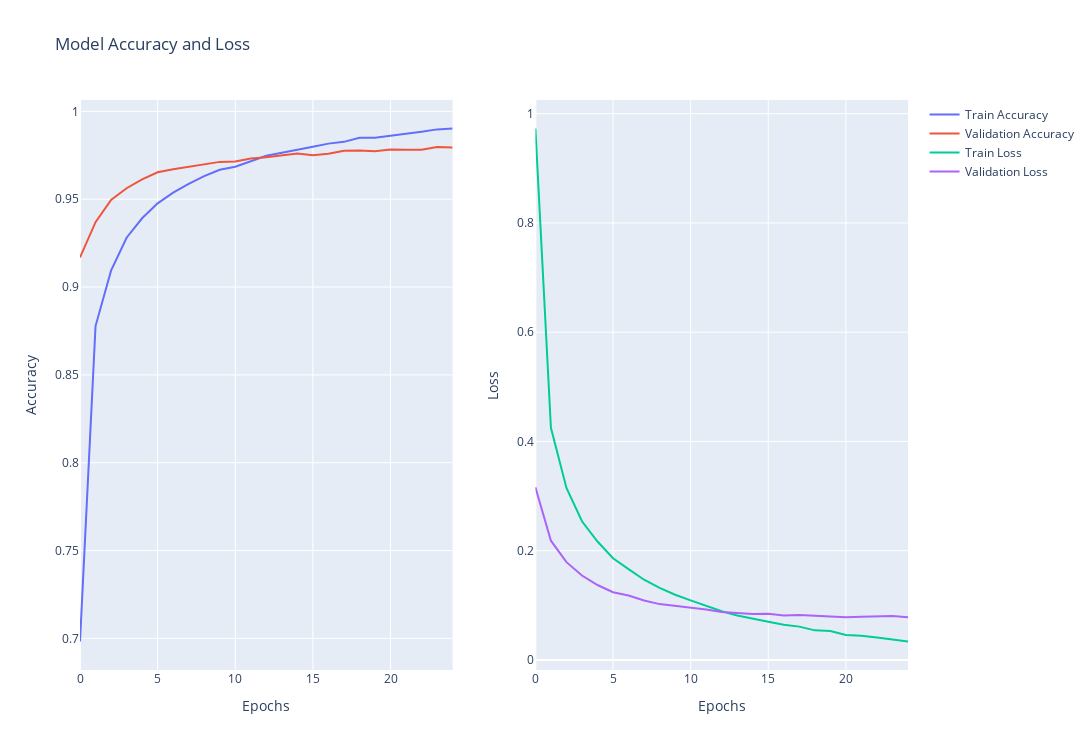

Here is the notebook cell this chart was saved with:
### Code cell
fig = make_subplots(rows=1, cols=2)

fig.add_trace(go.Scatter(y=history.history["accuracy"], mode='lines', name='Train Accuracy'), row=1, col=1)
fig.add_trace(go.Scatter(y=history.history["val_accuracy"], mode='lines', name='Validation Accuracy'), row=1, col=1)

fig.add_trace(go.Scatter(y=history.history["loss"], mode='lines', name='Train Loss'), row=1, col=2)
fig.add_trace(go.Scatter(y=history.history["val_loss"], mode='lines', name='Validation Loss'), row=1, col=2)

fig.update_xaxes(title_text="Epochs", row=1, col=1)
fig.update_xaxes(title_text="Epochs", row=1, col=2)

fig.update_yaxes(title_text="Accuracy", row=1, col=1)
fig.update_yaxes(title_text="Loss", row=1, col=2)

fig.update_layout(title_text="Model Accuracy and Loss", height=750, width=1550)

fig.show()

### Figure 1 — Plotly figure (JSON) as saved in the notebook; plotly's stock layout.template omitted (floating-point values rounded to 4 significant figures)
{"data": [{"mode": "lines", "name": "Train Accuracy", "type": "scatter", "xaxis": "x", "y": [0.6982, 0.8778, 0.9093, 0.9281, 0.9391, 0.9476, 0.9538, 0.9587, 0.9632, 0.9668, 0.9685, 0.9716, 0.9747, 0.9764, 0.9783, 0.9798, 0.9816, 0.9826, 0.985, 0.985, 0.9861, 0.9872, 0.9884, 0.9898, 0.9902], "yaxis": "y"}, {"mode": "lines", "name": "Validation Accuracy", "type": "scatter", "xaxis": "x", "y": [0.9168, 0.9369, 0.9496, 0.9563, 0.9613, 0.9653, 0.9671, 0.9683, 0.9698, 0.9712, 0.9714, 0.9732, 0.9739, 0.9747, 0.976, 0.975, 0.9759, 0.9776, 0.9778, 0.9773, 0.9783, 0.9782, 0.9782, 0.9797, 0.9794], "yaxis": "y"}, {"mode": "lines", "name": "Train Loss", "type": "scatter", "xaxis": "x2", "y": [0.9729, 0.425, 0.3148, 0.2538, 0.2168, 0.1861, 0.1663, 0.1468, 0.1318, 0.1193, 0.1092, 0.09904, 0.08919, 0.08124, 0.07619, 0.07003, 0.06458, 0.06103, 0.05416, 0.05284, 0.04588, 0.0444, 0.04116, 0.03684, 0.03379], "yaxis": "y2"}, {"mode": "lines", "name": "Validation Loss", "type": "scatter", "xaxis": "x2", "y": [0.3162, 0.2184, 0.179, 0.1545, 0.1372, 0.124, 0.118, 0.1089, 0.1022, 0.09927, 0.09578, 0.0924, 0.08781, 0.08641, 0.08416, 0.08453, 0.08153, 0.08229, 0.08105, 0.08045, 0.07796, 0.07888, 0.07958, 0.08047, 0.07804], "yaxis": "y2"}], "layout": {"height": 750, "title": {"text": "Model Accuracy and Loss"}, "width": 1550, "xaxis": {"anchor": "y", "domain": [0, 0.45], "title": {"text": "Epochs"}}, "xaxis2": {"anchor": "y2", "domain": [0.55, 1], "title": {"text": "Epochs"}}, "yaxis": {"anchor": "x", "domain": [0, 1], "title": {"text": "Accuracy"}}, "yaxis2": {"anchor": "x2", "domain": [0, 1], "title": {"text": "Loss"}}}}
